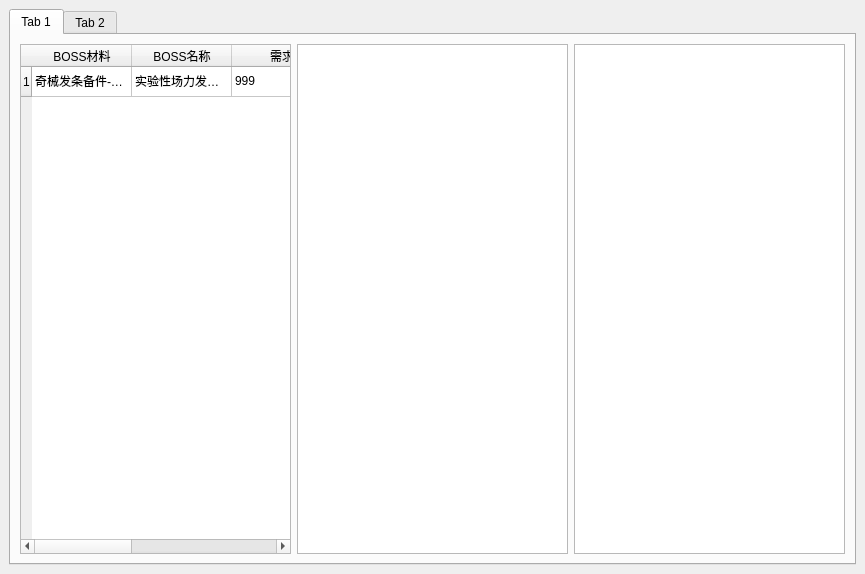
<?xml version="1.0" encoding="UTF-8"?>
<ui version="4.0">
 <class>MainWindow</class>
 <widget class="QMainWindow" name="MainWindow">
  <property name="geometry">
   <rect>
    <x>0</x>
    <y>0</y>
    <width>865</width>
    <height>574</height>
   </rect>
  </property>
  <property name="windowTitle">
   <string>MainWindow</string>
  </property>
  <widget class="QWidget" name="centralwidget">
   <layout class="QGridLayout" name="gridLayout">
    <item row="0" column="0">
     <widget class="QTabWidget" name="tabWidget">
      <property name="currentIndex">
       <number>0</number>
      </property>
      <widget class="QWidget" name="genshen_tab">
       <attribute name="title">
        <string>Tab 1</string>
       </attribute>
       <layout class="QHBoxLayout" name="horizontalLayout">
        <item>
         <widget class="QTableWidget" name="genshin_boss_material">
          <row/>
          <column>
           <property name="text">
            <string>BOSS材料</string>
           </property>
          </column>
          <column>
           <property name="text">
            <string>BOSS名称</string>
           </property>
          </column>
          <column>
           <property name="text">
            <string>需求</string>
           </property>
          </column>
          <column>
           <property name="text">
            <string>拥有</string>
           </property>
          </column>
          <column>
           <property name="text">
            <string>缺少</string>
           </property>
          </column>
          <item row="0" column="0">
           <property name="text">
            <string>奇械发条备件-歌斐莉娅</string>
           </property>
           <property name="flags">
            <set>ItemIsSelectable|ItemIsUserCheckable|ItemIsEnabled</set>
           </property>
          </item>
          <item row="0" column="1">
           <property name="text">
            <string>实验性场力发生装置</string>
           </property>
          </item>
          <item row="0" column="2">
           <property name="text">
            <string>999</string>
           </property>
          </item>
          <item row="0" column="3">
           <property name="text">
            <string>999</string>
           </property>
          </item>
          <item row="0" column="4">
           <property name="text">
            <string>999</string>
           </property>
          </item>
         </widget>
        </item>
        <item>
         <widget class="QTableWidget" name="genshin_world_material"/>
        </item>
        <item>
         <widget class="QTableWidget" name="genshin_mob_material"/>
        </item>
       </layout>
      </widget>
      <widget class="QWidget" name="starrail_tab">
       <attribute name="title">
        <string>Tab 2</string>
       </attribute>
       <layout class="QHBoxLayout" name="horizontalLayout_2">
        <item>
         <widget class="QTableWidget" name="starrail_boss_material"/>
        </item>
        <item>
         <widget class="QTableWidget" name="starrail_mob_material"/>
        </item>
       </layout>
      </widget>
     </widget>
    </item>
   </layout>
  </widget>
 </widget>
 <resources/>
 <connections/>
</ui>
